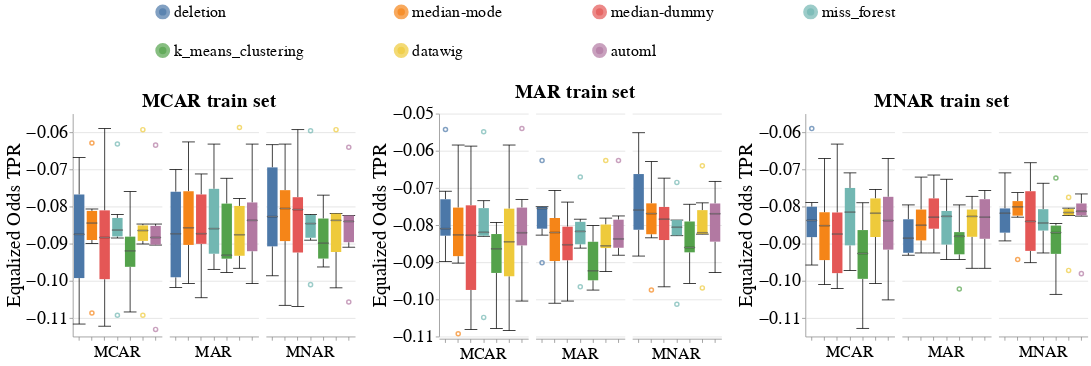

Notebook code cell kept with this figure:
### Markdown cell above
### Disparity Metrics

### Code cell
create_box_plots_for_diff_imputers_v2(dataset_name=DATASET_NAME,
                                      model_name='lr_clf',
                                      group=SENSITIVE_ATTR_FOR_DISPARITY_METRICS,
                                      metric_name='Equalized_Odds_TPR',
                                      db_client=db_client)
